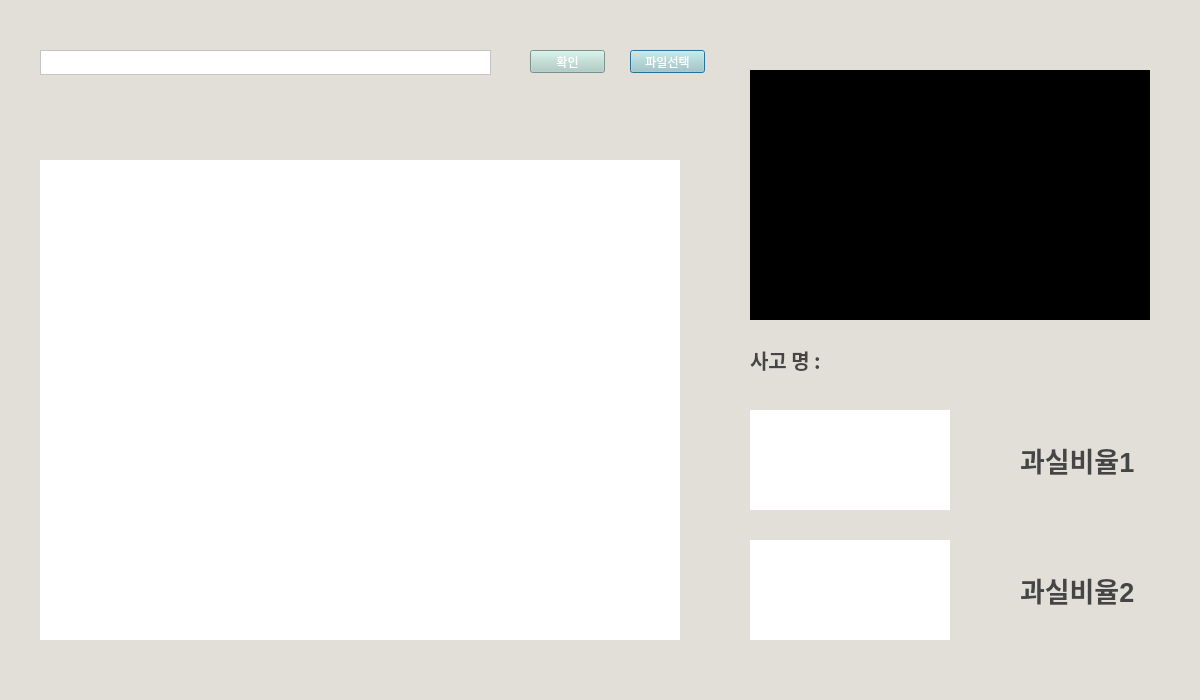
<?xml version="1.0" encoding="UTF-8"?>
<ui version="4.0">
 <class>Dialog</class>
 <widget class="QDialog" name="Dialog">
  <property name="geometry">
   <rect>
    <x>0</x>
    <y>0</y>
    <width>1200</width>
    <height>700</height>
   </rect>
  </property>
  <property name="mouseTracking">
   <bool>false</bool>
  </property>
  <property name="windowTitle">
   <string>Dialog</string>
  </property>
  <property name="autoFillBackground">
   <bool>false</bool>
  </property>
  <property name="styleSheet">
   <string notr="true">background-color: rgb(226, 223, 216);</string>
  </property>
  <widget class="QPushButton" name="file">
   <property name="geometry">
    <rect>
     <x>630</x>
     <y>50</y>
     <width>75</width>
     <height>23</height>
    </rect>
   </property>
   <property name="mouseTracking">
    <bool>false</bool>
   </property>
   <property name="tabletTracking">
    <bool>false</bool>
   </property>
   <property name="styleSheet">
    <string notr="true">color: rgb(255, 255, 255);
background-color: rgb(172, 204, 196);</string>
   </property>
   <property name="text">
    <string>파일선택</string>
   </property>
  </widget>
  <widget class="QPushButton" name="check">
   <property name="geometry">
    <rect>
     <x>530</x>
     <y>50</y>
     <width>75</width>
     <height>23</height>
    </rect>
   </property>
   <property name="mouseTracking">
    <bool>false</bool>
   </property>
   <property name="styleSheet">
    <string notr="true">background-color: rgb(172, 204, 196);
color: rgb(255, 255, 255);</string>
   </property>
   <property name="text">
    <string>확인</string>
   </property>
  </widget>
  <widget class="QTextEdit" name="addressplain">
   <property name="geometry">
    <rect>
     <x>40</x>
     <y>50</y>
     <width>451</width>
     <height>25</height>
    </rect>
   </property>
   <property name="cursor" stdset="0">
    <cursorShape>IBeamCursor</cursorShape>
   </property>
   <property name="styleSheet">
    <string notr="true">background-color: rgb(255, 255, 255);
color: rgb(70, 69, 69);</string>
   </property>
  </widget>
  <widget class="QLabel" name="show_video">
   <property name="geometry">
    <rect>
     <x>40</x>
     <y>160</y>
     <width>640</width>
     <height>480</height>
    </rect>
   </property>
   <property name="font">
    <font>
     <pointsize>20</pointsize>
    </font>
   </property>
   <property name="styleSheet">
    <string notr="true">background-color: rgb(255, 255, 255);</string>
   </property>
   <property name="text">
    <string/>
   </property>
  </widget>
  <widget class="QLabel" name="mask">
   <property name="geometry">
    <rect>
     <x>750</x>
     <y>70</y>
     <width>400</width>
     <height>250</height>
    </rect>
   </property>
   <property name="styleSheet">
    <string notr="true">background-color: rgb(0, 0, 0);</string>
   </property>
   <property name="text">
    <string>&lt;html&gt;&lt;head/&gt;&lt;body&gt;&lt;p&gt;&lt;br/&gt;&lt;/p&gt;&lt;/body&gt;&lt;/html&gt;</string>
   </property>
  </widget>
  <widget class="QLabel" name="car2">
   <property name="geometry">
    <rect>
     <x>750</x>
     <y>540</y>
     <width>200</width>
     <height>100</height>
    </rect>
   </property>
   <property name="styleSheet">
    <string notr="true">background-color: rgb(255, 255, 255);</string>
   </property>
   <property name="text">
    <string/>
   </property>
  </widget>
  <widget class="QLabel" name="car1">
   <property name="geometry">
    <rect>
     <x>750</x>
     <y>410</y>
     <width>200</width>
     <height>100</height>
    </rect>
   </property>
   <property name="styleSheet">
    <string notr="true">background-color: rgb(255, 255, 255);</string>
   </property>
   <property name="text">
    <string>&lt;html&gt;&lt;head/&gt;&lt;body&gt;&lt;p&gt;&lt;br/&gt;&lt;/p&gt;&lt;/body&gt;&lt;/html&gt;</string>
   </property>
  </widget>
  <widget class="QLabel" name="whatcase">
   <property name="geometry">
    <rect>
     <x>880</x>
     <y>340</y>
     <width>301</width>
     <height>41</height>
    </rect>
   </property>
   <property name="font">
    <font>
     <family>휴먼엑스포</family>
     <pointsize>12</pointsize>
     <weight>75</weight>
     <bold>true</bold>
    </font>
   </property>
   <property name="styleSheet">
    <string notr="true">color: rgb(70, 69, 69);</string>
   </property>
   <property name="text">
    <string/>
   </property>
  </widget>
  <widget class="QLabel" name="tkrhaud">
   <property name="geometry">
    <rect>
     <x>750</x>
     <y>340</y>
     <width>121</width>
     <height>41</height>
    </rect>
   </property>
   <property name="font">
    <font>
     <family>휴먼엑스포</family>
     <pointsize>15</pointsize>
     <weight>75</weight>
     <bold>true</bold>
    </font>
   </property>
   <property name="styleSheet">
    <string notr="true">color:rgb(41,216,255);</string>
   </property>
   <property name="text">
    <string>&lt;html&gt;&lt;head/&gt;&lt;body&gt;&lt;p&gt;&lt;span style=&quot; color:#464545;&quot;&gt;사고 명 : &lt;/span&gt;&lt;/p&gt;&lt;/body&gt;&lt;/html&gt;</string>
   </property>
  </widget>
  <widget class="QLabel" name="ratio2">
   <property name="geometry">
    <rect>
     <x>1020</x>
     <y>560</y>
     <width>131</width>
     <height>61</height>
    </rect>
   </property>
   <property name="font">
    <font>
     <pointsize>20</pointsize>
    </font>
   </property>
   <property name="styleSheet">
    <string notr="true">color: rgb(70, 69, 69);</string>
   </property>
   <property name="text">
    <string>&lt;html&gt;&lt;head/&gt;&lt;body&gt;&lt;p&gt;&lt;span style=&quot; font-weight:600; color:#464545;&quot;&gt;과실비율2&lt;/span&gt;&lt;/p&gt;&lt;/body&gt;&lt;/html&gt;</string>
   </property>
  </widget>
  <widget class="QLabel" name="ratio1">
   <property name="geometry">
    <rect>
     <x>1020</x>
     <y>430</y>
     <width>131</width>
     <height>61</height>
    </rect>
   </property>
   <property name="font">
    <font>
     <pointsize>20</pointsize>
     <weight>50</weight>
     <bold>false</bold>
    </font>
   </property>
   <property name="styleSheet">
    <string notr="true">color: rgb(70, 69, 69);</string>
   </property>
   <property name="text">
    <string>&lt;html&gt;&lt;head/&gt;&lt;body&gt;&lt;p&gt;&lt;span style=&quot; font-weight:600; color:#464545;&quot;&gt;과실비율1&lt;/span&gt;&lt;/p&gt;&lt;/body&gt;&lt;/html&gt;</string>
   </property>
  </widget>
 </widget>
 <resources/>
 <connections/>
 <slots>
  <signal>signal1()</signal>
  <slot>slot1()</slot>
 </slots>
</ui>
